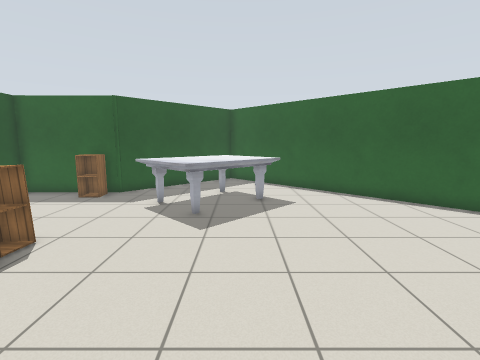
View 1 (above)

15 first-person views from a walk through a Gazebo world. The camera is 1.3 m above the floor, tilts 8° down and sees 85° across. The floor is counted in squares, 0.5 m on a side. Each view is taken from the middle of a square. On the plan, view 1 faces up. The plan holds only what a view shows up to about 18 squares ahead; the rest is blank. The place goes on beyond the plan. Gazebo's built-in surfaces are drawn with simple patterns.

View 2
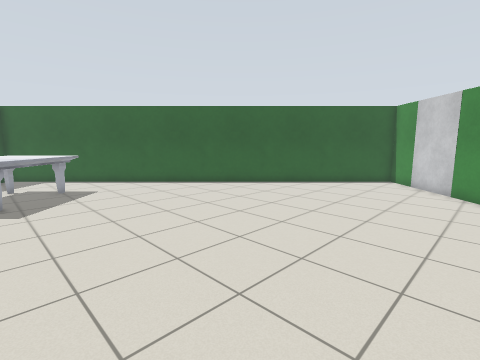

View 3
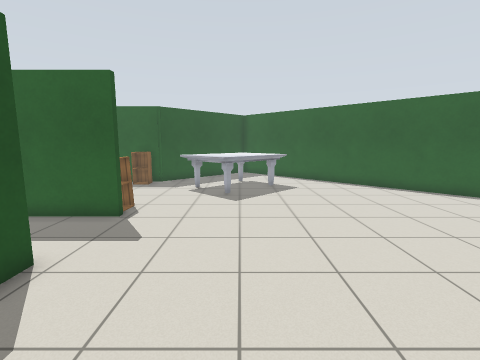

View 4
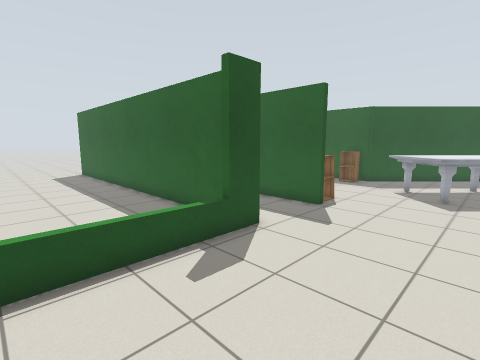

View 5
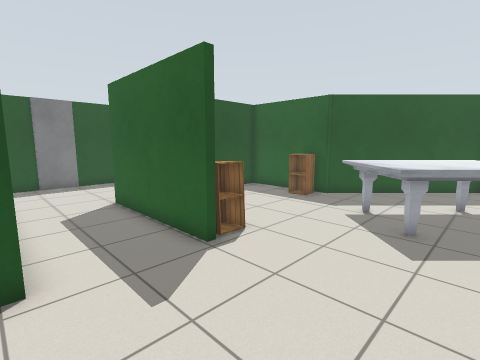

View 6
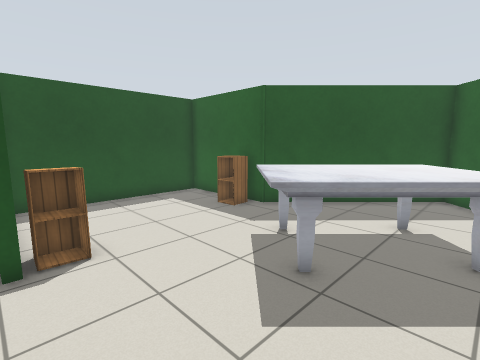

View 7
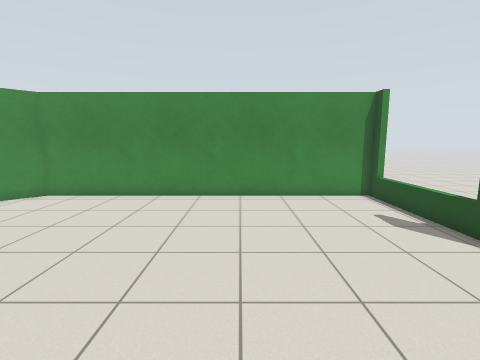

View 8
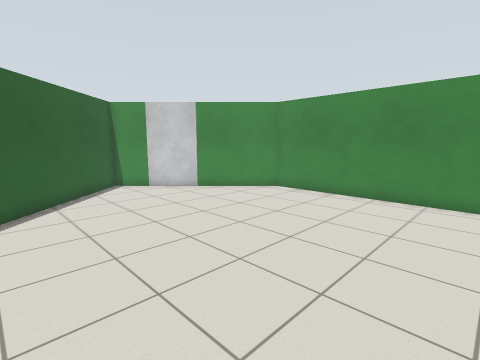

View 9
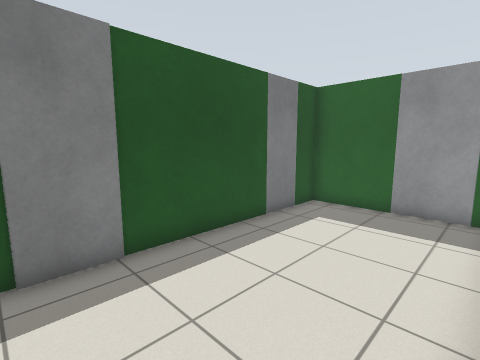

View 10
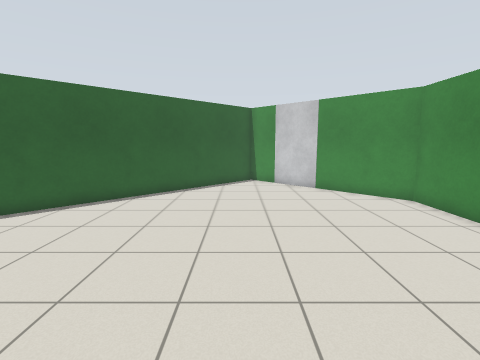

View 11
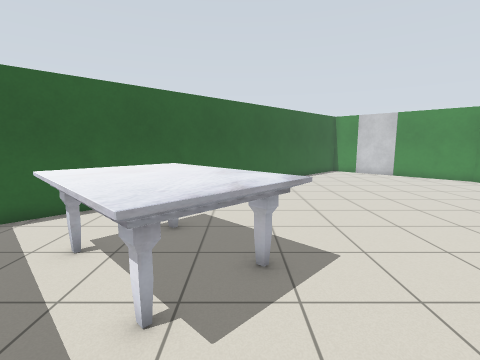

View 12
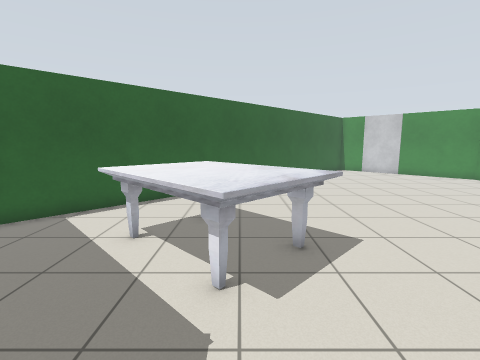

View 13
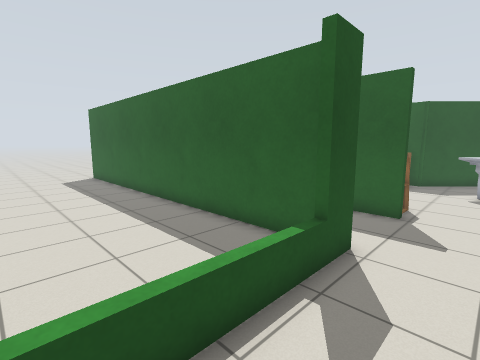

View 14
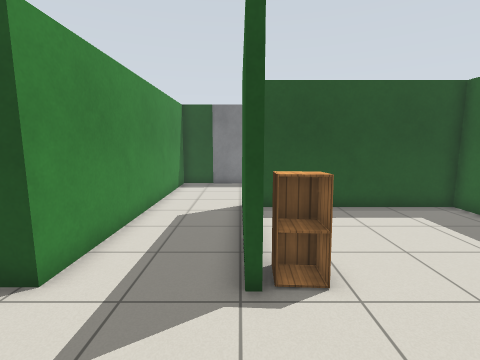

View 15
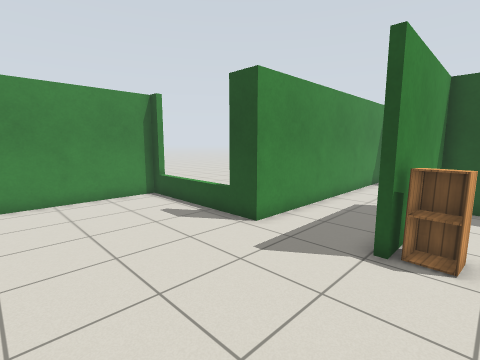

### Floor plan
Points are (right, up) in squares from view 1. A wall is a line through its corners. A room is listed if a view was taken in it or the views show most of it. See-through windows are left out.
Room 1 (views 1, 2, 3, 4, 5, 6, 7, 8, 9, 10, 11, 12, 13, 14, 15)
walls: (-13.6, 1.3) (-5.4, 1.4) (-5.4, -5.9) (10.6, -5.9) (14.1, -2.4); (16.1, -0.4) (17.7, 1.2) (-0.6, 19.5) (-6.4, 13.8) (-11.5, 13.8) (-11.5, 5.4) (-5.4, 5.4) (-5.4, 5.1) (-11.9, 5.1)
ways out: opening at (-12.7, 3) to room 2; opening at (15, -1)
objects: cabinet (-8, 12) to (-7, 13); cabinet (-6, 6) to (-5, 7); marble table (-4, 9) to (2, 15)
Room 2 (no view inside)
walls: (-18, 10.5) (-18, 5.1); (-18, 3.4) (-18, 1.3) (-13.6, 1.3); (-14.8, 13.8) (-18, 13.8) (-18, 12.4)
ways out: opening at (-12.7, 3) to room 1
objects: door leaf (-18, 11) to (-18, 12); door leaf (-14, 14) to (-13, 14)

Positions as (right, up) in squares from view 1, and headings:
1: (0, 0), facing up
2: (-2, -4), facing up-right
3: (-1, -4), facing up
4: (0, -5), facing up-left
5: (0, 1), facing up-left
6: (1, 5), facing up-left
7: (1, 7), facing down
8: (1, 7), facing down-right
9: (-12, 3), facing up-left
10: (-1, 2), facing right
11: (-7, 10), facing right
12: (-8, 11), facing right
13: (-3, -5), facing up-left
14: (-1, 5), facing left
15: (1, 7), facing down-left
